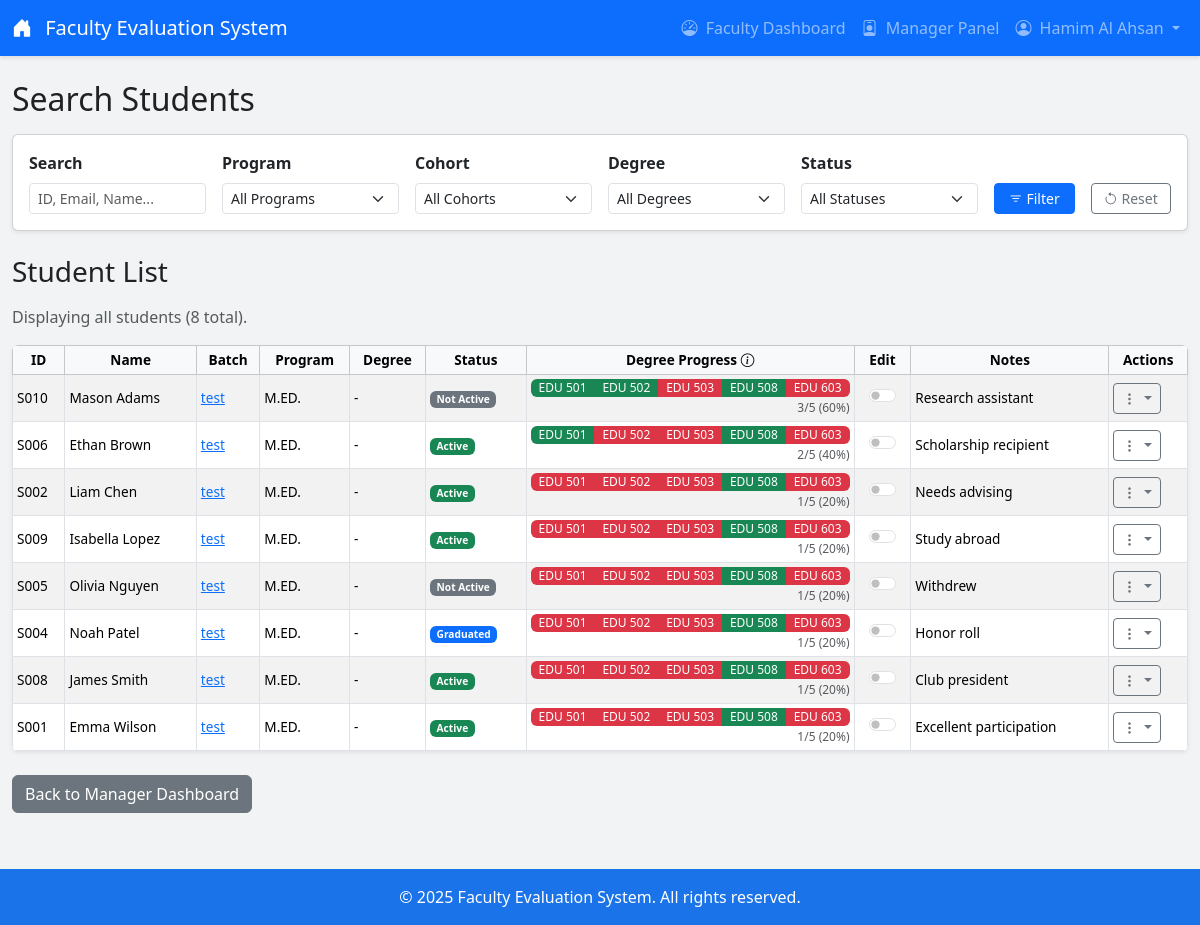
Screenshot of /managerpanel/students/search/ (signed in) with the database file from the repository.
### managerpanel/models.py (models this page shows, shortened)
class Student(models.Model):
    STATUS_CHOICES = [('active', 'Active'), ('inactive', 'Not Active'), ('graduated', 'Graduated'), ('dropped', 'Dropped')]
    DEGREE_CHOICES = [('pgd_med', 'P.Gd - M.ED'), ('pgd_ecd', 'P.Gd - ECD'), ('med', 'M.Ed'), ('ecd', 'ECD')]
    batch = models.ForeignKey(Batch, on_delete=models.CASCADE, related_name='students', help_text="The batch this student belongs to.")
    student_id = models.CharField(max_length=20, unique=True, help_text="Unique student ID number.")
    first_name = models.CharField(max_length=100)
    last_name = models.CharField(max_length=100)
    email = models.EmailField(max_length=254, unique=True, help_text="Unique student email address.")
    phone_number = models.CharField(max_length=20, blank=True, null=True, help_text="Student's contact phone number (optional).")
    degree = models.CharField(max_length=10, choices=DEGREE_CHOICES, null=True, blank=True, help_text="Student's degree program (optional).")
    enrollment_semester = models.ForeignKey(Semester, on_delete=models.SET_NULL, null=True, blank=True, help_text="Semester the student originally enrolled (optional).")
    status = models.CharField(max_length=10, choices=STATUS_CHOICES, default='active', help_text="Current status of the student.")
    notes = models.TextField(blank=True, null=True, help_text="Any relevant notes about the student (optional).")
    completed_courses = models.ManyToManyField(
        Course,
        related_name='completed_by_students',
        blank=True,
        verbose_name="Completed Courses",
        help_text="Courses this student has successfully completed (independent of assignments)."
    )
    class Meta: verbose_name = "Student"; verbose_name_plural = "Students"; ordering = ['batch__name', 'last_name', 'first_name']

class Batch(models.Model):
    STATUS_ONGOING = 'ongoing'; STATUS_GRADUATED = 'graduated'
    BATCH_STATUS_CHOICES = [(STATUS_ONGOING, 'On-Going'), (STATUS_GRADUATED, 'Graduated')]
    name = models.CharField(max_length=150, unique=True, help_text="Unique name for the batch")
    cohort = models.ForeignKey(Cohort, on_delete=models.PROTECT, related_name='batches', help_text="The cohort this batch belongs to")
    program = models.ForeignKey(Program, on_delete=models.PROTECT, related_name='batches', null=False, blank=False, help_text="The academic program this batch is for")
    year = models.PositiveIntegerField(help_text="Year the batch started/enrolled")
    semester = models.ForeignKey(Semester, on_delete=models.SET_NULL, null=True, blank=True, help_text="Optional: Semester the batch started/enrolled")
    status = models.CharField(max_length=10, choices=BATCH_STATUS_CHOICES, default=STATUS_ONGOING, db_index=True, help_text="Current status of the batch")
    created_at = models.DateTimeField(auto_now_add=True)
    class Meta: verbose_name = "Batch"; verbose_name_plural = "Batches"; ordering = ['-year', 'status', 'semester__name', 'program__code', 'cohort__name', 'name']

class CourseAssignment(models.Model):
    MODALITY_CHOICES = [('online', 'Online'), ('f2f', 'Face-to-Face'), ('blended', 'Blended')]
    course = models.ForeignKey(Course, on_delete=models.CASCADE, help_text="The course being assigned.")
    batch = models.ForeignKey(Batch, on_delete=models.SET_NULL, null=True, blank=True, related_name='assignments', help_text="Optional: Link to batch.")
    semester = models.ForeignKey(Semester, on_delete=models.SET_NULL, null=True, blank=True, related_name='course_assignments', help_text="Semester this assignment is offered in.")
    year = models.ForeignKey(Year, on_delete=models.SET_NULL, null=True, blank=True, related_name='course_assignments', help_text="Year this assignment is offered in.")
    modality = models.CharField(max_length=10, choices=MODALITY_CHOICES, default='online', help_text="Primary delivery mode.")
    start_date = models.DateField(help_text="Start date.")
    end_date = models.DateField(help_text="End date.")
    start_time = models.TimeField(help_text="Default start time.")
    end_time = models.TimeField(help_text="Default end time.")
    meets_on_monday = models.BooleanField(default=False, verbose_name="Mon")
    meets_on_tuesday = models.BooleanField(default=False, verbose_name="Tue")
    meets_on_wednesday = models.BooleanField(default=False, verbose_name="Wed")
    meets_on_thursday = models.BooleanField(default=False, verbose_name="Thu")
    meets_on_friday = models.BooleanField(default=False, verbose_name="Fri")
    meets_on_saturday = models.BooleanField(default=False, verbose_name="Sat")
    meets_on_sunday = models.BooleanField(default=False, verbose_name="Sun")
    num_classes = models.IntegerField(null=True, blank=True, help_text="Optional: Total classes.")
    faculty_members = models.ManyToManyField(User, related_name='assigned_courses', limit_choices_to={'is_staff': False, 'is_superuser': False}, help_text="Assigned faculty.")
    zoom_link = models.URLField(max_length=500, null=True, blank=True, help_text="Zoom link (optional).")
    zoom_host_code = models.CharField(max_length=100, null=True, blank=True, help_text="Zoom host code (optional).")
    class Meta: verbose_name = "Course Assignment"; verbose_name_plural = "Course Assignments"; ordering = ['-year__name', '-semester__name', '-start_date', 'course__code']

### responseupload/models.py (models this page shows, shortened)
class Program(models.Model):
    name = models.CharField(max_length=200, help_text="Full name of the program.")
    code = models.CharField(max_length=10, unique=True, help_text="Short unique code for the program.")
    def __str__(self):
        return f"{self.name} ({self.code})"
    class Meta:
        verbose_name = "Program"
        verbose_name_plural = "Programs"
        ordering = ['name']

class Course(models.Model):
    code = models.CharField(max_length=20, help_text="Standard course code (e.g., CSE110).")
    name = models.CharField(max_length=200, help_text="Full title of the course.")
    semester = models.ForeignKey(
        Semester,
        on_delete=models.CASCADE,
        help_text="The semester this course definition is primarily associated with (e.g., catalog semester)."
        )
    year = models.ForeignKey(
        Year,
        on_delete=models.CASCADE,
        help_text="The academic year this course definition is primarily associated with (e.g., catalog year)."
        )
    program = models.ForeignKey(
        Program,
        on_delete=models.CASCADE,
        help_text="The program this course belongs to."
        )
    class Meta:
        unique_together = ('code', 'program', 'semester', 'year')
        verbose_name = "Course Definition"
        verbose_name_plural = "Course Definitions"
        ordering = ['code', 'year', 'semester']

### managerpanel/views.py (the view, shortened to what this page needs)
# urls.py: path('students/search/', views.search_students, name='search_students'),
@login_required
@user_passes_test(is_manager, login_url=reverse_lazy('responseupload:login'))
def search_students(request):
    form = StudentSearchForm(request.GET or None)
    student_list = Student.objects.select_related(
        'batch', 'batch__cohort', 'batch__program', 'enrollment_semester'
    ).prefetch_related(
        'completed_courses' # Prefetch for progress bar tag
    ).all()
    query = ''
    program_filter = None
    cohort_filter = None
    degree_filter = ''
    status_filter = ''
    results_found = True # Assume results initially
    student_list = student_list.order_by('batch__name', 'last_name', 'first_name')
    paginator = Paginator(student_list, 25)
    page_number = request.GET.get('page')
    page_obj = paginator.get_page(page_number)
    results_found = page_obj.object_list.exists() or not (query or program_filter or cohort_filter or degree_filter or status_filter)
    context = {
        'form': form,
        'students_page': page_obj,
        'query': query,
        'program_filter': program_filter.id if program_filter else '',
        'cohort_filter': cohort_filter.id if cohort_filter else '',
        'degree_filter': degree_filter,
        'status_filter': status_filter,
        'result_count': paginator.count,
        'results_found': results_found,
    }
    return render(request, 'managerpanel/search_students.html', context)

### managerpanel/templates/managerpanel/search_students.html (shortened to what this page needs)
{% extends "responseupload/base.html" %}
{% load custom_filters %}
{% load progress_tags %}
{% block content %}
<div class="container-fluid mt-4">
  <h2 class="mb-3">Search Students</h2>
   <div class="card shadow-sm mb-4"> <div class="card-body"> {% if form.errors %} <div class="alert alert-danger pb-0"> <p><strong>Please correct the errors below:</strong></p> <ul> {% for field, errors in form.errors.items %}{% for error in errors %}<li>{{ field|title }}: {{ error }}</li>{% endfor %}{% endfor %} {% for error in form.non_field_errors %}<li>{{ error }}</li>{% endfor %} </ul> </div> {% endif %} <form method="get" action="{% url 'managerpanel:search_students' %}" class="row g-3 align-items-end"> <div class="col-lg-2 col-md-4"> <label for="{{ form.query.id_for_label }}" class="form-label fw-bold">Search</label> {{ form.query }} </div> <div class="col-lg-2 col-md-4"> <label for="{{ form.program.id_for_label }}" class="form-label fw-bold">Program</label> {{ form.program }} </div> <div class="col-lg-2 col-md-4"> <label for="{{ form.cohort.id_for_label }}" class="form-label fw-bold">Cohort</label> {{ form.cohort }} </div> <div class="col-lg-2 col-md-4"> <label for="{{ form.degree.id_for_label }}" class="form-label fw-bold">Degree</label> {{ form.degree }} </div> <div class="col-lg-2 col-md-4"> <label for="{{ form.status.id_for_label }}" class="form-label fw-bold">Status</label> {{ form.status }} </div> <div class="col-lg-1 col-md-4 d-grid"> <button type="submit" class="btn btn-primary btn-sm"> <i class="bi bi-filter"></i> Filter </button> </div> <div class="col-lg-1 col-md-4 d-grid"> <a href="{% url 'managerpanel:search_students' %}" class="btn btn-outline-secondary btn-sm"> <i class="bi bi-arrow-counterclockwise"></i> Reset </a> </div> </form> </div> </div>
  <h3 class="mb-3">Student List</h3>
   {% if query or status_filter or cohort_filter or degree_filter or program_filter %} <p class="text-muted">Found {{ result_count }} student(s).</p> {% else %} <p class="text-muted">Displaying all students ({{ result_count }} total).</p> {% endif %}
  {% if students_page.object_list %}
    <div class="table-responsive shadow-sm rounded">
      <table class="table table-striped table-hover table-bordered table-sm mb-0 align-middle table-students">
        <thead class="table-light text-center">
          <tr>
            <th>ID</th> <th>Name</th> <th class="col-batch">Batch</th> <th>Program</th> <th class="col-degree">Degree</th> <th>Status</th>
            <th>Degree Progress <i class="bi bi-info-circle" data-bs-toggle="tooltip" title="Status based on manually marked completed courses. Hover bars for details."></i></th>
            <th class="edit-mode-col">Edit</th> <th class="col-notes">Notes</th> <th class="actions-col">Actions</th>
          </tr>
        </thead>
        <tbody>
          {% for student in students_page %}
            <tr id="student-row-{{ student.id }}">
              <td>{{ student.student_id }}</td> <td>{{ student.first_name }} {{ student.last_name }}</td>
              <td class="col-batch"> {% if student.batch %} <a href="{% url 'managerpanel:batch_detail' student.batch.id %}" class="batch-name-link">{{ student.batch.name }}</a> {% else %} - {% endif %} </td>
              <td class="text-center-col">{{ student.batch.program.code|default:"-" }}</td>
              <td class="col-degree text-center-col">{{ student.get_degree_display|default:"-" }}</td>
              <td class="text-center-col"> <span class="badge badge-status {% if student.status == 'active' %} text-bg-success {% elif student.status == 'graduated' %} text-bg-primary {% elif student.status == 'inactive' %} text-bg-secondary {% elif student.status == 'dropped' %} text-bg-warning {% else %} text-bg-light text-dark {% endif %}"> {{ student.get_status_display }} </span> </td>
              <td class="col-progress progress-container" id="progress-cell-{{ student.id }}">
                  {% student_progress_cell student %}
              </td>
              <td class="edit-mode-col">
                  <div class="form-check form-switch d-flex justify-content-center"> <input class="form-check-input edit-progress-checkbox" type="checkbox" role="switch" id="edit-mode-check-{{ student.id }}" aria-label="Enable progress editing for {{ student.first_name }} {{ student.last_name }}" data-student-id="{{ student.id }}"> </div>
              </td>
              <td class="col-notes">{{ student.notes|default:""|truncatechars:30|linebreaksbr }}</td>
              <td class="actions-col text-center-col">
                    <div class="dropdown action-dropdown"> <button class="btn btn-sm btn-outline-secondary dropdown-toggle" type="button" id="actionMenuButton-{{ student.id }}" data-bs-toggle="dropdown" aria-expanded="false" title="Actions for {{ student.first_name }}"> <i class="bi bi-three-dots-vertical"></i> </button> </div>
              </td>
            </tr>
          {% endfor %}
        </tbody>
      </table>
    </div>
  {% elif query or status_filter or cohort_filter or degree_filter or program_filter %}
    <div class="alert alert-warning mt-3">No students found matching your criteria.</div>
  {% else %}
    <div class="alert alert-info mt-3">No students have been added yet.</div>
  {% endif %}
  <div class="mt-4 mb-4"> <a href="{% url 'managerpanel:manager_dashboard' %}" class="btn btn-secondary">Back to Manager Dashboard</a> </div>
</div>
{% endblock %}

### responseupload/templates/responseupload/base.html (shortened to what this page needs)
{% load static %}
{% load manager_tags %}
<!DOCTYPE html>
<html lang="en">
<head>
    <link rel="stylesheet" href="https://cdn.jsdelivr.net/npm/bootstrap@5.3.3/dist/css/bootstrap.min.css">
    <link rel="stylesheet" href="https://cdn.jsdelivr.net/npm/bootstrap-icons@1.11.3/font/bootstrap-icons.min.css">
</head>
<body>
    <nav class="navbar navbar-expand-lg navbar-dark bg-primary">
        <div class="container-fluid">
            <a class="navbar-brand" href="{% url 'responseupload:dashboard' %}">
                <i class="bi bi-house-door-fill me-2"></i> Faculty Evaluation System
            </a>
            <div class="collapse navbar-collapse" id="navbarNav">
                <ul class="navbar-nav ms-auto">
                    {% if user.is_authenticated %}
                        <li class="nav-item">
                            <a class="nav-link " aria-current="page" href="{% url 'responseupload:dashboard' %}"><i class="bi bi-speedometer me-1"></i> Faculty Dashboard</a>
                        </li>
                        {% is_manager_user user as user_is_manager %}
                        {% if user_is_manager %}
                            <li class="nav-item">
                                <a class="nav-link " href="{% url 'managerpanel:manager_dashboard' %}"><i class="bi bi-person-badge me-1"></i> Manager Panel</a>
                            </li>
                        {% endif %}
                        <li class="nav-item dropdown">
                            <a class="nav-link dropdown-toggle" href="#" id="navbarDropdown" role="button" data-bs-toggle="dropdown" aria-expanded="false">
                                <i class="bi bi-person-circle me-1"></i> {{ user.get_full_name|default:user.username }}
                            </a>
                        </li>
                    {% else %}
                        <li class="nav-item">
                            <a class="nav-link" href="{% url 'responseupload:login' %}"><i class="bi bi-box-arrow-in-right me-1"></i> Login</a>
                        </li>
                    {% endif %}
                </ul>
            </div>
        </div>
    </nav>
    <main class="main-content">
        {% block content %}
        {% endblock %}
    </main>
    <footer class="text-center">
        <div class="container">
            <p class="mb-0">© {% now "Y" %} Faculty Evaluation System. All rights reserved.</p>
        </div>
    </footer>
</body>
</html>

### rows the page displays
Student: student_id "S010", first_name "Mason", last_name "Adams", batch.name "test", batch.program.code "M.ED.", degree "-", status "Not Active", batch+id "EDU 501 EDU 502 EDU 503 EDU 508 EDU 603 3/5 (60%)", notes "Research assistant"
Student: student_id "S006", first_name "Ethan", last_name "Brown", batch.name "test", batch.program.code "M.ED.", degree "-", status "Active", batch+id "EDU 501 EDU 502 EDU 503 EDU 508 EDU 603 2/5 (40%)", notes "Scholarship recipient"
Student: student_id "S002", first_name "Liam", last_name "Chen", batch.name "test", batch.program.code "M.ED.", degree "-", status "Active", batch+id "EDU 501 EDU 502 EDU 503 EDU 508 EDU 603 1/5 (20%)", notes "Needs advising"
Student: student_id "S009", first_name "Isabella", last_name "Lopez", batch.name "test", batch.program.code "M.ED.", degree "-", status "Active", batch+id "EDU 501 EDU 502 EDU 503 EDU 508 EDU 603 1/5 (20%)", notes "Study abroad"
Student: student_id "S005", first_name "Olivia", last_name "Nguyen", batch.name "test", batch.program.code "M.ED.", degree "-", status "Not Active", batch+id "EDU 501 EDU 502 EDU 503 EDU 508 EDU 603 1/5 (20%)", notes "Withdrew"
Student: student_id "S004", first_name "Noah", last_name "Patel", batch.name "test", batch.program.code "M.ED.", degree "-", status "Graduated", batch+id "EDU 501 EDU 502 EDU 503 EDU 508 EDU 603 1/5 (20%)", notes "Honor roll"
Student: student_id "S008", first_name "James", last_name "Smith", batch.name "test", batch.program.code "M.ED.", degree "-", status "Active", batch+id "EDU 501 EDU 502 EDU 503 EDU 508 EDU 603 1/5 (20%)", notes "Club president"
Student: student_id "S001", first_name "Emma", last_name "Wilson", batch.name "test", batch.program.code "M.ED.", degree "-", status "Active", batch+id "EDU 501 EDU 502 EDU 503 EDU 508 EDU 603 1/5 (20%)", notes "Excellent participation"

### other values shown
{{ user.get_full_name|default:user.username }} "Hamim Al Ahsan"
{{ result_count }} "8"
